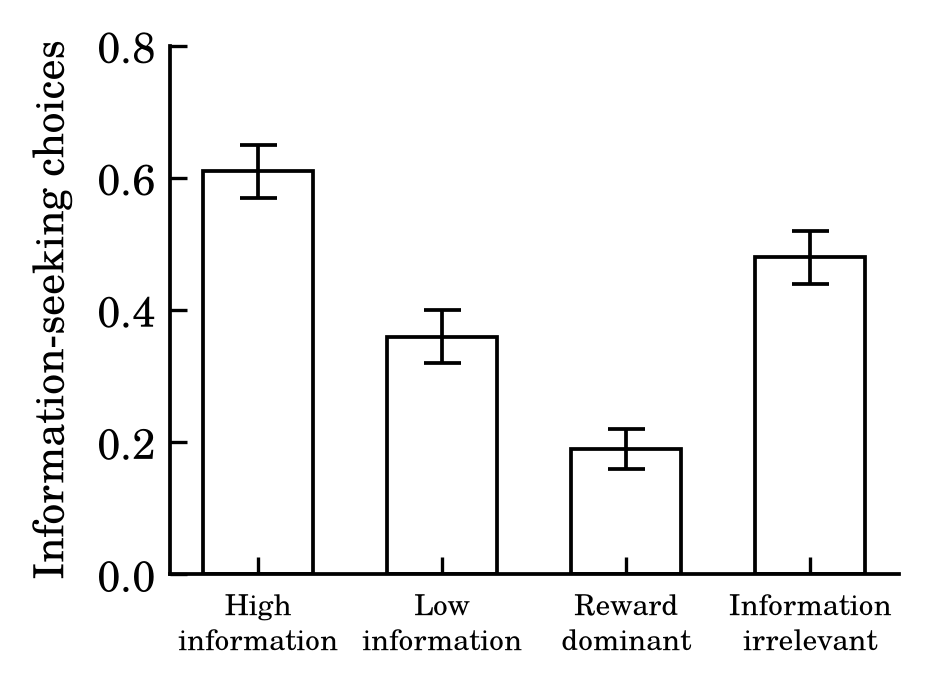
#> input picture examples/paper/infoseek.png, 928 x 689 px
$ python -i wear.py   (imports and definitions only)
#> lines starting #> are read from the running program, lines starting #| are printed output that depends on the picture; after the words box and inside, x2 and y2 are one past the last pixel; in counts of white or black regions, pixels touching at a corner belong together
#> further down, picture is the input picture: shape (689, 928); min 0, max 255, mean 243.3
"""
wear: give a rendered page or figure the look of a worn mid-century print.

Three looks, each taking a grayscale raster (uint8, 0 = black ink):

  scan    1-bit archival scan of a photocopy, as in the PDFs of 1980s
          PDP-era papers: pure black and white, stair-stepped edges from
          the low scan resolution, some letters heavier than others.
  xerox   photocopied reprint: neutral stock, toner-black type thickened
          by copy generations, toner fog, drum streaks, edge shadow.
  aged    original letterpress page on toned paper (uneven ink, grain,
          toning, foxing).

Speed. Ink effects are computed tile by tile, and tiles with no ink
nearby are skipped (a typical figure is 3 to 10% ink). This is exact,
not an approximation: every noise field is defined over the whole image
and is the same wherever it is sampled (see _Noise), so the result does
not depend on the tile size. All arithmetic is float32.
"""

from __future__ import annotations

import zlib
from collections import OrderedDict
from typing import Literal

import numpy as np
from numpy.typing import NDArray
from PIL import Image
from scipy.ndimage import binary_dilation, gaussian_filter, map_coordinates
from scipy.special import expit

PAPERS = {
    "aged": (236, 227, 204),
    "light": (243, 238, 224),
    "white": (250, 249, 245),
}
INK = np.array((30, 27, 23), dtype=np.float32) / 255.0
TILE = 256  # tile edge in pixels
LOWRES_SIGMA = 3.0  # fields at least this smooth are built at low resolution
F32 = np.float32


def _radius(sigma):
    """Kernel radius gaussian_filter uses (truncate=4)."""
    return int(4.0 * sigma + 0.5)


def _fid(name):
    return zlib.crc32(name.encode())


class _Noise:
    """Smooth, unit-variance noise fields over one image.

    A field is identified by a name and has a smoothing sigma in pixels.
    It is defined for the whole image (and a little beyond), so any window
    of it can be computed on its own and windows agree where they overlap.

    Fields with sigma >= LOWRES_SIGMA are made at low resolution for the
    whole image (blur 2 px, or 4 px from sigma 8, at the matching scale)
    and interpolated bilinearly. Finer fields are blurred
    white noise; the white noise comes in blocks seeded by (seed, field,
    block row, block column), so a window needs only the blocks under it."""

    def __init__(self, seed, shape, block=TILE):
        self.seed, self.shape, self.block = int(seed), shape, block
        self._low = {}
        self._white = OrderedDict()
        self._white_max = 768  # ~200 MB of float32 blocks

    # -- white noise blocks --------------------------------------------
    def _block(self, fid, by, bx):
        key = (fid, by, bx)
        b = self._white.get(key)
        if b is None:
            rng = np.random.default_rng([self.seed, fid, by + (1 << 20), bx + (1 << 20)])
            b = rng.standard_normal((self.block, self.block), dtype=F32)
            self._white[key] = b
            if len(self._white) > self._white_max:
                self._white.popitem(last=False)
        else:
            self._white.move_to_end(key)
        return b

    def _white_window(self, fid, y0, y1, x0, x1):
        B = self.block
        by0, by1 = y0 // B, (y1 - 1) // B
        bx0, bx1 = x0 // B, (x1 - 1) // B
        rows = [
            np.hstack([self._block(fid, by, bx) for bx in range(bx0, bx1 + 1)]) for by in range(by0, by1 + 1)
        ]
        big = np.vstack(rows) if len(rows) > 1 else rows[0]
        oy, ox = y0 - by0 * B, x0 - bx0 * B
        return big[oy : oy + (y1 - y0), ox : ox + (x1 - x0)]

    # -- fields ----------------------------------------------------------
    def field(self, name, sigma, y0, y1, x0, x1):
        """Field `name` over rows y0:y1, columns x0:x1 (may extend past the image)."""
        if sigma >= LOWRES_SIGMA:
            return self._lowres(name, sigma, y0, y1, x0, x1)
        r = _radius(sigma)
        w = self._white_window(_fid(name), y0 - r, y1 + r, x0 - r, x1 + r)
        out = gaussian_filter(w, sigma, mode="constant")[r : r + (y1 - y0), r : r + (x1 - x0)]
        # blurred unit white noise has std = sum of squared 1-D kernel weights
        g = np.exp(-0.5 * (np.arange(-r, r + 1) / sigma) ** 2)
        g /= g.sum()
        out *= F32(1.0 / np.sum(g**2))
        return out

    def full(self, name, sigma):
        h, w = self.shape
        return self.field(name, sigma, 0, h, 0, w)

    def _lowres(self, name, sigma, y0, y1, x0, x1):
        h, w = self.shape
        key = (name, sigma)
        small = self._low.get(key)
        if small is None:
            blur = 4.0 if sigma >= 8 else 2.0
            f = sigma / blur
            sh, sw = max(2, int(h / f)), max(2, int(w / f))
            rng = np.random.default_rng([self.seed, _fid(name), 7])
            small = gaussian_filter(rng.standard_normal((sh, sw), dtype=F32), blur)
            small = (small - small.mean()) / (small.std() + 1e-8)
            self._low[key] = small
        sh, sw = small.shape
        ys = np.clip(np.arange(y0, y1) * ((sh - 1) / max(h - 1, 1)), 0, sh - 1)
        xs = np.clip(np.arange(x0, x1) * ((sw - 1) / max(w - 1, 1)), 0, sw - 1)
        iy = np.minimum(ys.astype(int), sh - 2)
        fy = (ys - iy).astype(F32)[:, None]
        ix = np.minimum(xs.astype(int), sw - 2)
        fx = (xs - ix).astype(F32)[None, :]
        c0, c1 = ix[0], ix[-1] + 2  # only the columns under the window
        sub = small[:, c0:c1]
        rows = sub[iy] * (1 - fy) + sub[iy + 1] * fy
        ix = ix - c0
        return rows[:, ix] * (1 - fx) + rows[:, ix + 1] * fx


class _Window:
    """What an ink function sees: the source ink over one tile plus margin,
    and noise fields over the same window."""

    def __init__(self, noise, y0, y1, x0, x1):
        self.noise, self.y0, self.y1, self.x0, self.x1 = noise, y0, y1, x0, x1

    def field(self, name, sigma):
        return self.noise.field(name, sigma, self.y0, self.y1, self.x0, self.x1)

    def grid(self):
        return np.mgrid[0 : self.y1 - self.y0, 0 : self.x1 - self.x0].astype(F32)


def _tiled(ink, ink_fn, noise, margin, tile=TILE):
    """Apply ink_fn to every tile that has ink within `margin` pixels,
    leaving the rest at zero ink."""
#> called with margin = 13, tile = 256
    h, w = ink.shape
#> h = 689; w = 928
    tile = max(tile, 2 * margin)
    nty, ntx = -(-h // tile), -(-w // tile)
#> nty = 3; ntx = 4
    # which tiles have ink within `margin`: test 32-px blocks, grow by the
    # margin in blocks, then reduce to tiles
    b = 32 if tile % 32 == 0 else tile
    nby, nbx = nty * (tile // b), ntx * (tile // b)
#> nby = 24; nbx = 32
    has = np.zeros((nby * b, nbx * b), bool)
    has[:h, :w] = ink > 0
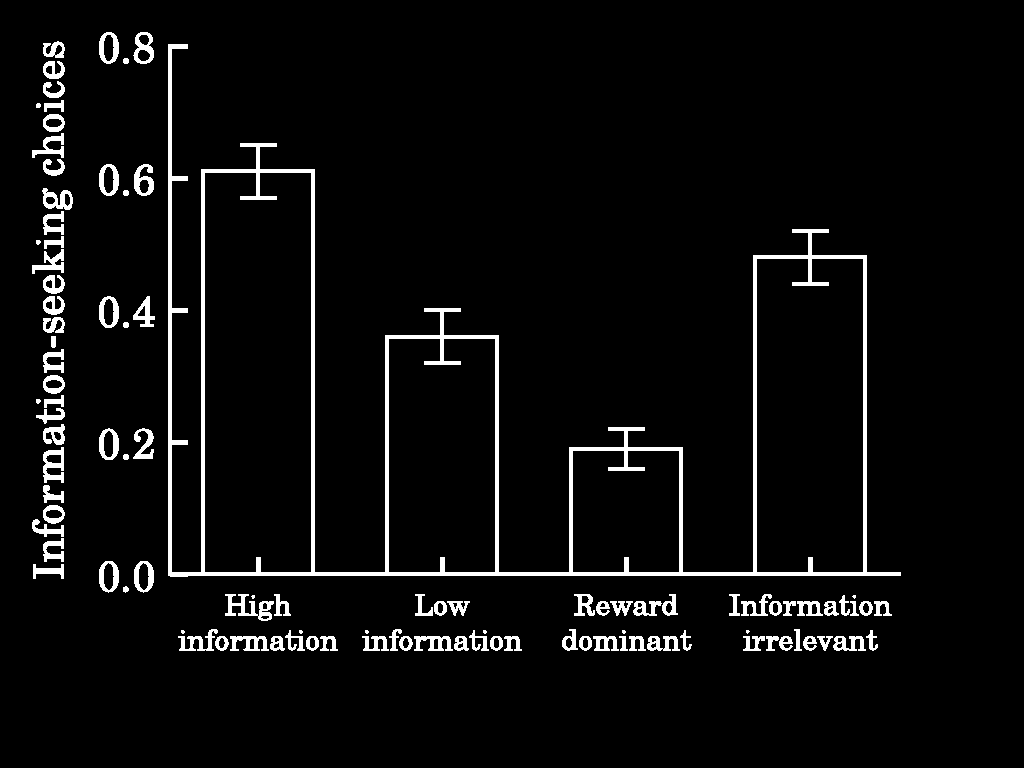
#> has: shape (768, 1024) bool; 4.6% white; 103 white regions (8 under 20 px), largest, box (x1, y1, x2, y2) and area: (168, 44, 901, 577) 17886, (225, 594, 274, 621) 543, (43, 447, 64, 483) 429
    has = has.reshape(nby, b, nbx, b).any(axis=(1, 3))
#> has: shape (24, 32) bool; 32.4% white in thin lines or dots, all inside (x1, y1, x2, y2) = (1, 1, 29, 21)
    reach = -(-margin // b)
    if reach:
        has = binary_dilation(has, structure=np.ones((3, 3), bool), iterations=reach)
#> has: shape (24, 32) bool; 60.9% white; 1 black region, box (x1, y1, x2, y2) and area: (0, 0, 32, 24) 300
    active = has.reshape(nty, tile // b, ntx, tile // b).any(axis=(1, 3))
#> active = [[True, True, True, True], [True, True, True, True], [True, True, True, True]]
    out = np.zeros((h, w), F32)
    for ty, tx in zip(*np.nonzero(active)):
        y0, x0 = ty * tile, tx * tile
        y1, x1 = min(y0 + tile, h), min(x0 + tile, w)
        wy0, wy1, wx0, wx1 = y0 - margin, y1 + margin, x0 - margin, x1 + margin
        src = ink[np.clip(np.arange(wy0, wy1), 0, h - 1)][:, np.clip(np.arange(wx0, wx1), 0, w - 1)]
        res = ink_fn(src, _Window(noise, wy0, wy1, wx0, wx1))
        out[y0:y1, x0:x1] = res[margin : margin + y1 - y0, margin : margin + x1 - x0]
#> this loop made 12 passes
#> (ty, tx, y0, x0, y1, x1, wy0, wy1) on passes 2 to 11: (0, 1, 0, 256, 256, 512, -13, 269), (0, 2, 0, 512, 256, 768, -13, 269), (0, 3, 0, 768, 256, 928, -13, 269), (1, 0, 256, 0, 512, 256, 243, 525), (1, 1, 256, 256, 512, 512, 243, 525), (1, 2, 256, 512, 512, 768, 243, 525), (1, 3, 256, 768, 512, 928, 243, 525), (2, 0, 512, 0, 689, 256, 499, 702), (2, 1, 512, 256, 689, 512, 499, 702), (2, 2, 512, 512, 689, 768, 499, 702)
#> (ty, tx, y0, x0, y1, x1, wy0, wy1) on pass 1: (0, 0, 0, 0, 256, 256, -13, 269)
#> pass 1, in _tiled, `src = ink[np.clip(np.arange(wy0, wy1), 0, h - 1)][:, np.clip(np.arange..`:
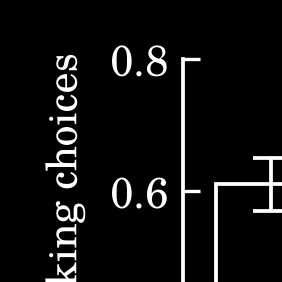
#> src: shape (282, 282) float32; min 0, max 1, mean 0.0617
#> pass 1, in _wobble, `yy, xx = win.grid()`:
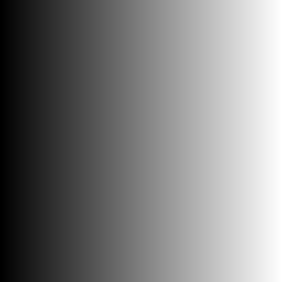
#> xx: shape (282, 282) float32; min 0, max 281, mean 140.5; drawn with min black and max white
#> pass 1, in _lowres, `small = gaussian_filter(rng.standard_normal((sh, sw), dtype=F32), blur)`:
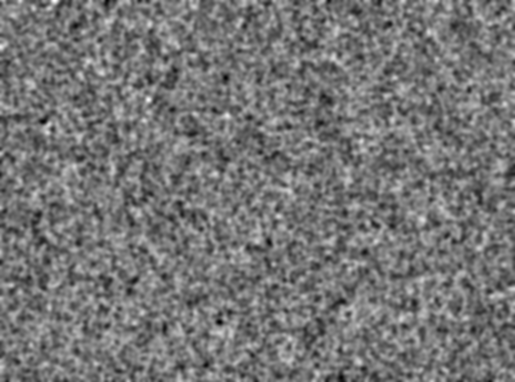
#> small: shape (382, 515) float32; min -0.629, max 0.738, mean 0.000553; drawn with min black and max white
#> after the loop:
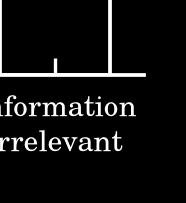
#> src: shape (203, 186) float32; min 0, max 1, mean 0.0649
    return out


def _wobble(src, win, name, sigma, amp):
    """Tiny smooth displacement so edges are not machine-straight."""
    yy, xx = win.grid()
    yy += win.field(name + ".dy", sigma) * F32(amp)
    xx += win.field(name + ".dx", sigma) * F32(amp)
    return map_coordinates(src, [yy, xx], order=1, mode="nearest")


def _spread(ink, sigma, thr, soft):
    """Blur then soft-threshold: fattens strokes and roughens outlines."""
    blur = gaussian_filter(ink, sigma)
    out = expit((blur - thr) / F32(soft))
    out[blur < 0.02] = 0.0
    return out


def _margin(amp, *sigmas):
    """Pixels of context a tile needs: displacement reach plus blur radii."""
    return int(np.ceil(6 * amp)) + sum(_radius(s) for s in sigmas) + 2


def _to_ink(gray):
    return F32(1.0) - np.asarray(gray, F32) / F32(255.0)


# [5 lines left out: function _specks, not called in this run]


def _blob(rng, d):
    """Coverage (0..1) of one dust speck d pixels across: an ellipse up to
    twice as long as it is wide, randomly turned, with a wavy edge and one
    pixel of soft edge. Real dust is irregular; a square stamp looks made."""
    r = max(d, 0.3) / 2
    m = int(np.ceil(r * 3.2)) + 2
    yy, xx = np.mgrid[-m : m + 1, -m : m + 1].astype(F32)
    th, ratio = rng.uniform(0, np.pi), rng.uniform(1.0, 2.0)
    u = (xx * np.cos(th) + yy * np.sin(th)) / (r * np.sqrt(ratio))
    v = (-xx * np.sin(th) + yy * np.cos(th)) * np.sqrt(ratio) / r
    rho, ang = np.hypot(u, v), np.arctan2(v, u)
    edge = 1 + sum(rng.uniform(0, 0.22) * np.cos(k * ang + rng.uniform(0, 2 * np.pi)) for k in (2, 3, 4))
    return np.clip((edge - rho) * r + 0.5, 0, 1).astype(F32)


def _dust(arr, ys, xs, diam, values, rng):
    """Add dust specks to an ink array (1 = ink): one blob of about diam
    pixels at each (y, x), at its own darkness (values), sometimes with a
    fainter fleck beside it."""
#> called with ys = array of shape (25,), xs = array of shape (25,), diam = 4.5, values = array of shape (25,)
    h, w = arr.shape
    for y, x, v in zip(ys, xs, np.broadcast_to(values, ys.shape)):
        d = diam * float(np.clip(rng.lognormal(0.0, 0.3), 0.6, 1.7))
        flecks = [(0.0, 0.0, d, v)]
        if rng.random() < 0.35:
            off, ang = rng.uniform(1.2, 2.5) * d, rng.uniform(0, 2 * np.pi)
            flecks.append((off * np.sin(ang), off * np.cos(ang), 0.45 * d, 0.5 * v))
        for dy, dx, dd, vv in flecks:
            cov = _blob(rng, dd) * F32(vv)
            m = cov.shape[0] // 2
            cy, cx = int(y + dy), int(x + dx)
            y0, y1, x0, x1 = max(0, cy - m), min(h, cy + m + 1), max(0, cx - m), min(w, cx + m + 1)
            if y0 >= y1 or x0 >= x1:
                continue
            c = cov[y0 - (cy - m) : y1 - (cy - m), x0 - (cx - m) : x1 - (cx - m)]
            np.maximum(arr[y0:y1, x0:x1], c, out=arr[y0:y1, x0:x1])
#> this loop made 25 passes
#> (y, x) on passes 1 to 12: (329, 499), (669, 46), (449, 381), (172, 158), (416, 787), (157, 549), (179, 600), (673, 377), (567, 157), (507, 338), (239, 128), (425, 857)


# ---------- looks ----------


def scan(
    gray: NDArray[np.uint8],
    dpi: int = 600,
    scan_dpi: int = 200,
    strength: float = 1.0,
    weight: float = 1.0,
    skew: float = 0.0,
    specks: bool = True,
    seed: int = 1956,
    tile: int = TILE,
) -> NDArray[np.bool_]:
    """Bilevel scan. Work at render resolution, then area-average down to
    scan_dpi and threshold, which gives the stair-stepped edges. A noise
    field at roughly letter scale shifts the threshold so some glyphs come
    out heavier than their neighbours. Returns a bool array, True = white."""
    k, s = dpi / 300.0, strength
    ink = _to_ink(gray)
    noise = _Noise(seed, ink.shape)
    amp = 0.35 * k * s

    def fn(src, win):
        src = _wobble(src, win, "scan.wobble", 1.8 * k, amp)
        thr = (
            0.33
            - 0.06 * weight * win.field("scan.weight", 7 * k)
            - 0.03 * weight * win.field("scan.weight_broad", 60 * k)
            + 0.02 * s * win.field("scan.edge", 0.8 * k)
        )
        np.clip(thr, 0.18, 0.5, out=thr)
        return _spread(src, 0.8 * k, thr, 0.05)

    ink = _tiled(ink, fn, noise, _margin(amp, 0.8 * k), tile)
    if specks:  # a few isolated specks, as on a lightly dirty copier glass:
        # laid on at render resolution, so the scan's threshold leaves them ragged
        rng = np.random.default_rng([seed, _fid("scan.specks")])
        n = rng.poisson(25 * s)
        h, w = ink.shape
        _dust(ink, rng.integers(0, h, n), rng.integers(0, w, n), 1.5 * dpi / scan_dpi, np.ones(n, F32), rng)
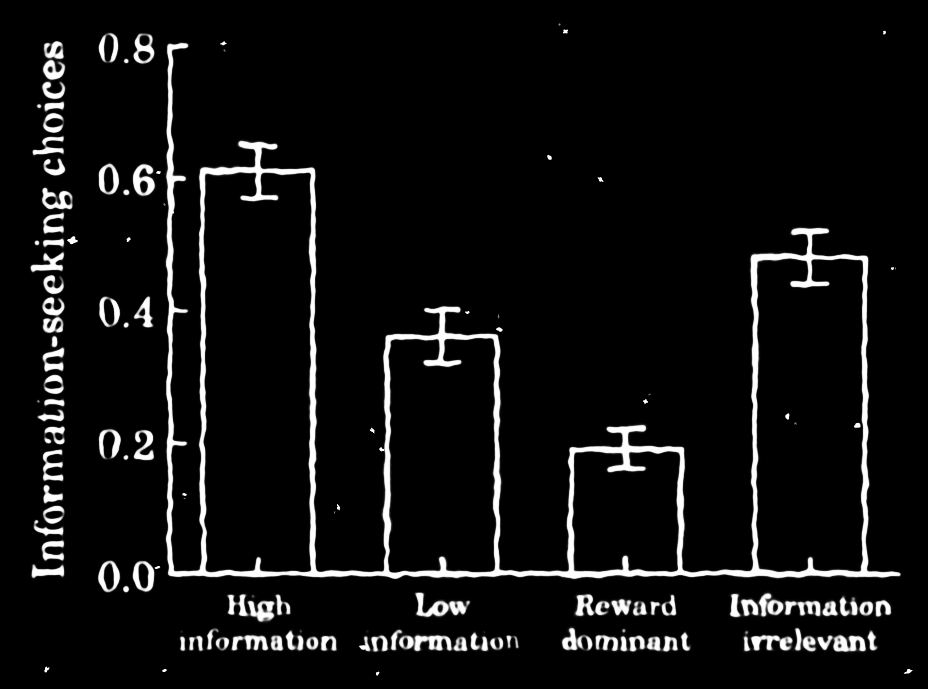
#> ink: shape (689, 928) float32; min 0, max 1, mean 0.0627
    img = Image.fromarray((255 * (1 - ink)).astype(np.uint8), "L")
    if skew:
        img = img.rotate(skew, resample=Image.Resampling.BICUBIC, fillcolor=255)
    h, w = ink.shape
    sw, sh = max(1, round(w * scan_dpi / dpi)), max(1, round(h * scan_dpi / dpi))
    return np.asarray(img.resize((sw, sh), Image.Resampling.BOX)) > 140  # True = white
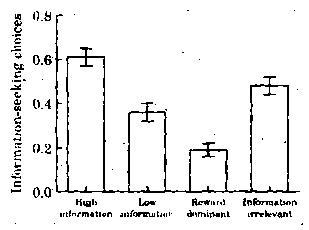
#> returned value: shape (230, 309) bool; 93.5% white; black in thin lines or dots, all inside (x1, y1, x2, y2) = (10, 10, 303, 225)


# [145 lines left out: functions xerox, aged, not called in this run]


LOOKS = ("scan", "xerox", "aged")


def apply(
    gray: NDArray[np.uint8],
    look: Literal["scan", "xerox", "aged"] = "scan",
    dpi: int = 600,
    scan_dpi: int = 200,
    strength: float = 1.0,
    weight: float = 1.0,
    fade: float | None = None,
    generations: int = 2,
    skew: float = 0.0,
    paper: str = "aged",
    specks: bool = True,
    seed: int = 1956,
) -> tuple[Image.Image, int]:
    """Run one look and return (PIL image, output dpi)."""
    if look == "scan":
        bw = scan(gray, dpi, scan_dpi, strength, weight, skew, specks, seed)
        return Image.fromarray(bw).convert("1"), scan_dpi
    if look == "xerox":
        arr = xerox(gray, dpi, strength, 0.25 if fade is None else fade, generations, skew, specks, seed)
        return Image.fromarray(arr, "L"), dpi
    if look == "aged":
        arr = aged(gray, dpi, strength, 0.35 if fade is None else fade, paper, specks, seed)
        return Image.fromarray(arr, "RGB"), dpi
    raise ValueError(f"look must be one of {LOOKS}, not {look!r}")

>>> import cv2
>>> picture = cv2.imread('../../examples/paper/infoseek.png', cv2.IMREAD_GRAYSCALE)
>>> result = apply(picture)
